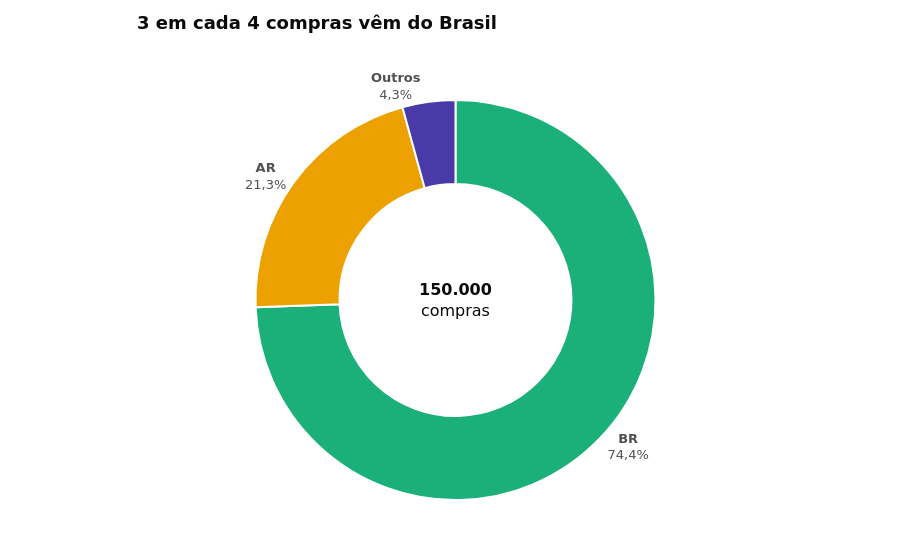

The code cell stored with this chart in its notebook:
### Markdown cell above
### plotly

| Personalização | Código | Efeito |
|---|---|---|
| Rosca | `hole=0.58` | Tamanho do buraco (0 = pizza cheia) |
| Ordem fixa | `sort=False` | Sem isso, o plotly reordena as fatias por tamanho |
| Sentido horário | `direction="clockwise"` | Começa às 12h por padrão |
| Rótulos | `textinfo="label+percent"`, `textposition="outside"` | Nome + % fora da rosca |
| Respiro | `marker_line_color="white", marker_line_width=2` | |
| Total no centro | `fig.add_annotation(x=0.5, y=0.5, ...)` | Centro do gráfico |
| Destacar uma fatia | `pull=[0, 0.1, 0]` | (opcional) "puxa" a fatia para fora |

### Code cell
fig = px.pie(
    participacao, names="pais", values="compras", color="pais",
    color_discrete_map=CORES_PAIS,
    hole=0.58, title=TITULO_PIZZA,
)

fig.update_traces(
    sort=False, direction="clockwise",
    textinfo="label+percent", textposition="outside", texttemplate="<b>%{label}</b><br>%{percent:.1%}",
    marker_line_color="white", marker_line_width=2,
    hovertemplate="%{label}: %{value:,.0f} compras (%{percent:.1%})<extra></extra>",
)
fig.add_annotation(text=f"<b>{formatar_numero(TOTAL_COMPRAS)}</b><br>compras", x=0.5, y=0.5,
                   showarrow=False, font=dict(size=16, color=TINTA_PRINCIPAL))
fig.update_layout(showlegend=False)

fig.show()

### Figure 1 — Plotly figure (JSON) as saved in the notebook; plotly's stock layout.template omitted (floating-point values rounded to 4 significant figures)
{"data": [{"customdata": [["BR"], ["AR"], ["Outros"]], "direction": "clockwise", "domain": {"x": [0, 1], "y": [0, 1]}, "hole": 0.58, "hovertemplate": "%{label}: %{value:,.0f} compras (%{percent:.1%})<extra></extra>", "labels": ["BR", "AR", "Outros"], "legendgroup": "", "marker": {"colors": ["#1baf7a", "#eda100", "#4a3aa7"], "line": {"color": "white", "width": 2}}, "name": "", "showlegend": true, "sort": false, "textinfo": "label+percent", "textposition": "outside", "texttemplate": "<b>%{label}</b><br>%{percent:.1%}", "type": "pie", "values": [111628, 31964, 6408]}], "layout": {"annotations": [{"font": {"color": "#0b0b0b", "size": 16}, "showarrow": false, "text": "<b>150.000</b><br>compras", "x": 0.5, "y": 0.5}], "legend": {"tracegroupgap": 0}, "showlegend": false, "title": {"text": "3 em cada 4 compras vêm do Brasil"}}}
